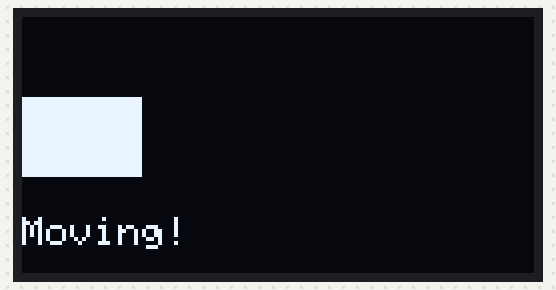
Simulated run of this sketch. Board: Arduino Uno, built with avr-gcc and run on an emulated ATmega328P. Parts: 128×64 one-colour display.

Above: at 0.09 s.
At 4.95 s:
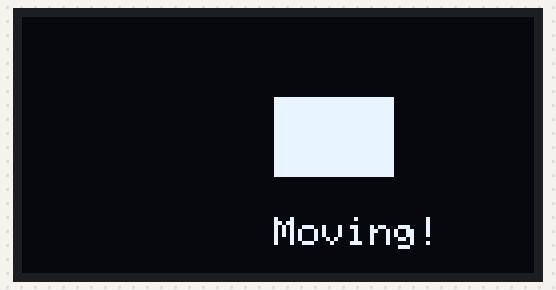
At 9.9 s:
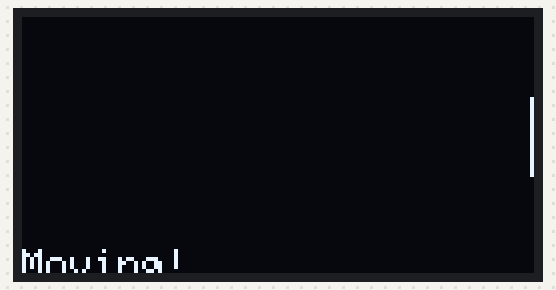
At 16.28 s:
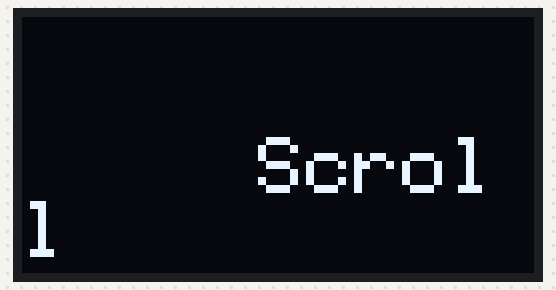
At 22.74 s:
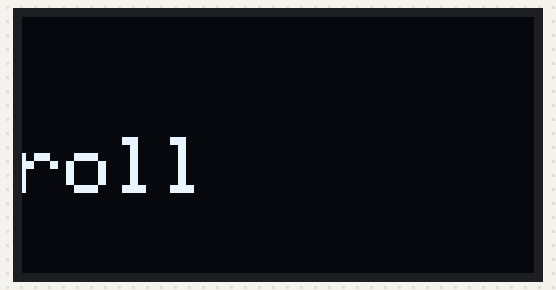
At 35.6 s:
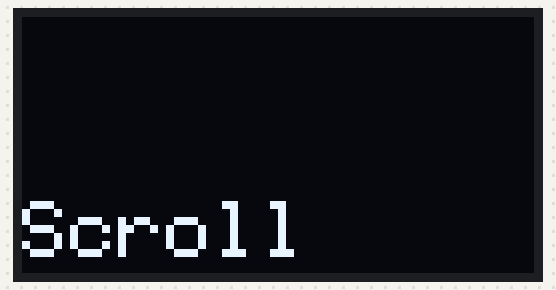

The sketch:

animation_on_OLED.ino
```cpp
#include <Adafruit_GFX.h>
#include <Adafruit_SSD1306.h>
#include <Wire.h>

#define SCREEN_WIDTH 128
#define SCREEN_HEIGHT 64
#define OLED_I2C_ADDRESS 0x3C

Adafruit_SSD1306 display(SCREEN_WIDTH, SCREEN_HEIGHT, &Wire, -1);

void setup() {
  Serial.begin(115200);
  if (!display.begin(SSD1306_SWITCHCAPVCC, OLED_I2C_ADDRESS)) {
    Serial.println(F("SSD1306 allocation failed"));
    for (;;);
  }

  display.clearDisplay();
  display.display();
}

void loop() {
  // Scroll a rectangle across the screen
  for (int x = 0; x < SCREEN_WIDTH; x++) {
    display.clearDisplay();
    display.fillRect(x, 20, 30, 20, SSD1306_WHITE); // Rectangle
    display.setCursor(x, 50);
    display.setTextSize(1);
    display.setTextColor(SSD1306_WHITE);
    display.println("Moving!");
    display.display();
    delay(50);
  }

  delay(1000);

  // Scroll text
  for (int x = SCREEN_WIDTH; x > -50; x--) {
    display.clearDisplay();
    display.setCursor(x, 30);
    display.setTextSize(2);
    display.setTextColor(SSD1306_WHITE);
    display.println("Scroll");
    display.display();
    delay(50);
  }
}
```

Measured:
- what the display in image 2 shows lasts 1.1 s, from 9.9 s to 11.0 s
- what the display in image 5 shows lasts 1.0 s, from 35.5 s to 36.5 s
